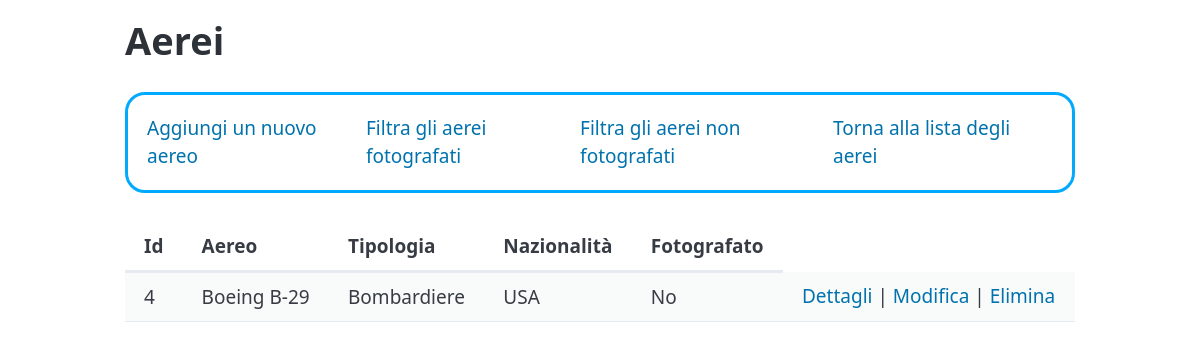
Page /Aerei/index.php?action=aereoNonFotografato on the committed database.
### tables this page shows
CREATE TABLE `modelli` (
  `ID` int(11) NOT NULL,
  `Aereo` varchar(50) NOT NULL,
  `Tipologia` enum('Caccia','Cacciabombardiere','Bombardiere','Ricognitore','Trasporto','Multiruolo','Passeggeri') NOT NULL,
  `Nazionalità` varchar(50) NOT NULL,
  `Fotografato` enum('Si','No') NOT NULL
);

### Aerei/controllers/aereiController.php (called while the page is built, shortened)
<?php
require_once __DIR__ . '/../models/aerei.php';
class AereiController {
    private $aereiModel;
    public function __construct(){
        $this->aereiModel = new Aerei();
    }
    public function aereoNonFotografato() {
		$aerei = $this->aereiModel->aereoNonFotografato();
		require __DIR__ . '/../views/lista_aerei.php';
	}
}

### Aerei/models/aerei.php (called while the page is built, shortened)
<?php
require_once __DIR__ . '/../config/database.php';
class Aerei {
    public function __construct(){
        global $pdo;
        $this->pdo = $pdo;
    }
	public function aereoNonFotografato(){
		$sql = 'SELECT id, aereo, tipologia, nazionalità, fotografato FROM modelli WHERE fotografato = "no" ORDER BY id';
		$risultato = $this->pdo->query($sql);
		return $risultato->fetchAll();
	}
}

### Aerei/views/lista_aerei.php (the view, shortened to what this page needs)
<!DOCTYPE html>
<html lang="en">
<head>
    <link rel="stylesheet" href="https://cdn.jsdelivr.net/npm/@picocss/pico@2/css/pico.min.css">
    <link rel="stylesheet" href="css/style.css">
</head>
<body>
    <main class="container">
    <h1>Aerei</h1>
    <div class="menu">
        <p><a href="index.php?action=loadForm">Aggiungi un nuovo aereo</a></p>
        <p><a href="index.php?action=aereoFotografato">Filtra gli aerei fotografati</a></p>
        <p><a href="index.php?action=aereoNonFotografato">Filtra gli aerei non fotografati</a></p>
        <p><a href="index.php">Torna alla lista degli aerei</a></p>
    </div>
    <table class="striped">
    <thead>
        <tr>
            <th>Id</th>
            <th>Aereo</th>
            <th>Tipologia</th>
            <th>Nazionalità</th>
            <th>Fotografato</th>
        </tr>
    </thead>
    <?php foreach ($aerei as $aereo): ?>
    <tr>
        <td><?= htmlspecialchars($aereo['id']) ?></td>
        <td><?= htmlspecialchars($aereo['aereo']) ?></td>
        <td><?= htmlspecialchars($aereo['tipologia']) ?></td>
        <td><?= htmlspecialchars($aereo['nazionalità']) ?></td>
        <td><?= htmlspecialchars($aereo['fotografato']) ?></td>
        <td><a href="index.php?action=dettaglio&id=<?= $aereo['id'] ?>">Dettagli</a> | <a href="index.php?action=modifica&id=<?= $aereo['id'] ?>">Modifica</a> | <a href="index.php?action=elimina&id=<?= $aereo['id'] ?>" onclick="return confirm('Sei sicuro di voler eliminare questo aereo?')">Elimina</a></td>
    </tr>
    <?php endforeach; ?>
</table>
</main>
</body>
</html>

### Aerei/css/style.css (style rules this page uses)
.menu { display: flex; justify-content: space-evenly; width: 100%; border: 3px solid #01aaff; padding: 2%; border-radius: 20px; margin-block: 30px; }
.menu p { margin: 0; }
a { text-decoration: none; }

### rows in the picture
modelli: ID "4", Aereo "Boeing B-29", Tipologia "Bombardiere", Nazionalità "USA", Fotografato "No"
